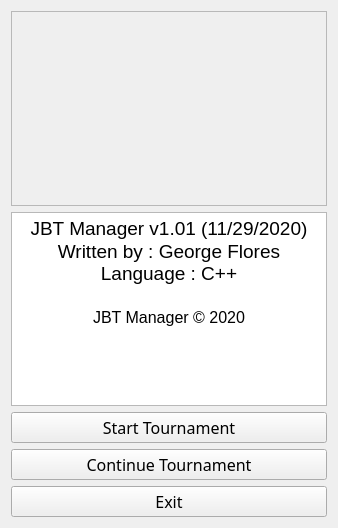
<?xml version="1.0" encoding="UTF-8"?>
<ui version="4.0">
 <class>MainMenu</class>
 <widget class="QWidget" name="MainMenu">
  <property name="geometry">
   <rect>
    <x>0</x>
    <y>0</y>
    <width>338</width>
    <height>528</height>
   </rect>
  </property>
  <property name="windowTitle">
   <string>Form</string>
  </property>
  <layout class="QVBoxLayout" name="verticalLayout">
   <item>
    <widget class="QTextEdit" name="textEdit">
     <property name="enabled">
      <bool>false</bool>
     </property>
     <property name="autoFillBackground">
      <bool>false</bool>
     </property>
     <property name="styleSheet">
      <string notr="true"/>
     </property>
     <property name="verticalScrollBarPolicy">
      <enum>Qt::ScrollBarAlwaysOff</enum>
     </property>
     <property name="horizontalScrollBarPolicy">
      <enum>Qt::ScrollBarAlwaysOff</enum>
     </property>
     <property name="html">
      <string>&lt;!DOCTYPE HTML PUBLIC &quot;-//W3C//DTD HTML 4.0//EN&quot; &quot;http://www.w3.org/TR/REC-html40/strict.dtd&quot;&gt;
&lt;html&gt;&lt;head&gt;&lt;meta name=&quot;qrichtext&quot; content=&quot;1&quot; /&gt;&lt;style type=&quot;text/css&quot;&gt;
p, li { white-space: pre-wrap; }
&lt;/style&gt;&lt;/head&gt;&lt;body style=&quot; font-family:'MS Shell Dlg 2'; font-size:8.25pt; font-weight:400; font-style:normal;&quot;&gt;
&lt;p align=&quot;center&quot; style=&quot; margin-top:0px; margin-bottom:0px; margin-left:0px; margin-right:0px; -qt-block-indent:0; text-indent:0px;&quot;&gt;&lt;img src=&quot;:/Photos/JBT Manager Wolf Logo.png&quot; /&gt;&lt;/p&gt;&lt;/body&gt;&lt;/html&gt;</string>
     </property>
    </widget>
   </item>
   <item>
    <widget class="QTextBrowser" name="textBrowser">
     <property name="html">
      <string>&lt;!DOCTYPE HTML PUBLIC &quot;-//W3C//DTD HTML 4.0//EN&quot; &quot;http://www.w3.org/TR/REC-html40/strict.dtd&quot;&gt;
&lt;html&gt;&lt;head&gt;&lt;meta name=&quot;qrichtext&quot; content=&quot;1&quot; /&gt;&lt;style type=&quot;text/css&quot;&gt;
p, li { white-space: pre-wrap; }
&lt;/style&gt;&lt;/head&gt;&lt;body style=&quot; font-family:'MS Shell Dlg 2'; font-size:8.25pt; font-weight:400; font-style:normal;&quot;&gt;
&lt;p align=&quot;center&quot; style=&quot; margin-top:0px; margin-bottom:0px; margin-left:0px; margin-right:0px; -qt-block-indent:0; text-indent:0px;&quot;&gt;&lt;span style=&quot; font-size:14pt;&quot;&gt;JBT Manager v1.01 (11/29/2020)&lt;/span&gt;&lt;/p&gt;
&lt;p align=&quot;center&quot; style=&quot; margin-top:0px; margin-bottom:0px; margin-left:0px; margin-right:0px; -qt-block-indent:0; text-indent:0px;&quot;&gt;&lt;span style=&quot; font-size:14pt;&quot;&gt;Written by : George Flores&lt;br /&gt;Language : C++&lt;/span&gt;&lt;/p&gt;
&lt;p align=&quot;center&quot; style=&quot;-qt-paragraph-type:empty; margin-top:0px; margin-bottom:0px; margin-left:0px; margin-right:0px; -qt-block-indent:0; text-indent:0px; font-size:14pt;&quot;&gt;&lt;br /&gt;&lt;/p&gt;
&lt;p align=&quot;center&quot; style=&quot; margin-top:0px; margin-bottom:0px; margin-left:0px; margin-right:0px; -qt-block-indent:0; text-indent:0px;&quot;&gt;&lt;span style=&quot; font-size:12pt;&quot;&gt;JBT Manager © 2020&lt;/span&gt;&lt;/p&gt;&lt;/body&gt;&lt;/html&gt;</string>
     </property>
    </widget>
   </item>
   <item>
    <widget class="QPushButton" name="startTournamentButton">
     <property name="font">
      <font>
       <family>Bahnschrift SemiLight</family>
       <pointsize>12</pointsize>
      </font>
     </property>
     <property name="text">
      <string>Start Tournament</string>
     </property>
    </widget>
   </item>
   <item>
    <widget class="QPushButton" name="continueTournamentButton">
     <property name="font">
      <font>
       <family>Bahnschrift SemiLight</family>
       <pointsize>12</pointsize>
      </font>
     </property>
     <property name="text">
      <string>Continue Tournament</string>
     </property>
    </widget>
   </item>
   <item>
    <widget class="QPushButton" name="exitButton">
     <property name="font">
      <font>
       <family>Bahnschrift SemiLight</family>
       <pointsize>12</pointsize>
      </font>
     </property>
     <property name="text">
      <string>Exit</string>
     </property>
    </widget>
   </item>
  </layout>
 </widget>
 <resources/>
 <connections/>
</ui>
